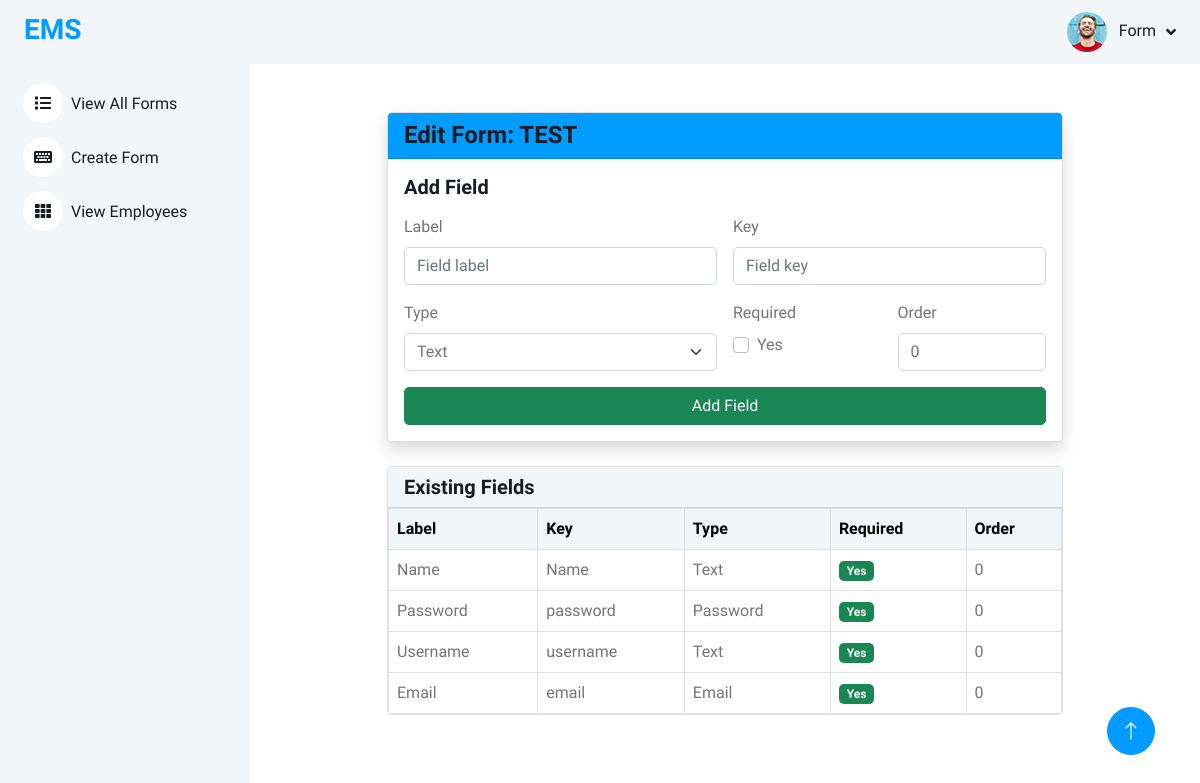
/forms/4/edit/ (signed in), run on the app's committed database.
### formsbuilder/models.py (models this page shows, shortened)
class DynamicForm(models.Model):
    name = models.CharField(max_length=200)
    description = models.TextField(blank=True, null=True)
    created_at = models.DateTimeField(auto_now_add=True)

class FormField(models.Model):
    FIELD_TYPES = [
        ('text','Text'),
        ('number','Number'),
        ('date','Date'),
        ('password','Password'),
        ('textarea','Textarea'),
        ('email','Email'),
    ]
    form = models.ForeignKey(DynamicForm, related_name='fields', on_delete=models.CASCADE)
    label = models.CharField(max_length=200)
    key = models.CharField(max_length=200)  # e.g. "employee_name"
    field_type = models.CharField(max_length=50, choices=FIELD_TYPES)
    required = models.BooleanField(default=False)
    order = models.PositiveIntegerField(default=0)
    class Meta:
        ordering = ['order']

### formsbuilder/views.py (the view, shortened to what this page needs)
# urls.py: path("<int:pk>/edit/", views.form_edit, name="form_edit"),
def form_edit(request, pk):
    form = get_object_or_404(DynamicForm, pk=pk)
    return render(request, "formsbuilder/form_edit.html", {"form": form})

### templates/formsbuilder/form_edit.html (shortened to what this page needs)
{% extends 'admin/admin_base.html' %}
{% load static %}
{% block content %}
<div class="container mt-5" style="max-width:700px;">
    <div class="card shadow mb-4">
        <div class="card-header bg-primary text-white">
            <h4 class="mb-0">Edit Form: {{ form.name }}</h4>
        </div>
        <div class="card-body">
            <h5 class="mb-3">Add Field</h5>
            <form method="post" class="row g-3">
                <div class="col-md-6">
                    <label for="label" class="form-label">Label</label>
                    <input type="text" name="label" id="label" class="form-control" required placeholder="Field label">
                </div>
                <div class="col-md-6">
                    <label for="key" class="form-label">Key</label>
                    <input type="text" name="key" id="key" class="form-control" required placeholder="Field key">
                </div>
                <div class="col-md-6">
                    <label for="field_type" class="form-label">Type</label>
                    <select name="field_type" id="field_type" class="form-select">
                        <option value="text">Text</option>
                    </select>
                </div>
                <div class="col-md-3">
                    <label for="required" class="form-label">Required</label>
                    <div class="form-check">
                        <input type="checkbox" name="required" id="required" class="form-check-input">
                        <label class="form-check-label" for="required">Yes</label>
                    </div>
                </div>
                <div class="col-md-3">
                    <label for="order" class="form-label">Order</label>
                    <input type="number" name="order" id="order" class="form-control" value="0" min="0">
                </div>
                <div class="col-12">
                    <button type="submit" class="btn btn-success w-100">Add Field</button>
                </div>
            </form>
        </div>
    </div>
    <div class="card">
        <div class="card-header bg-light">
            <h5 class="mb-0">Existing Fields</h5>
        </div>
        <div class="card-body p-0">
            <table class="table table-bordered mb-0">
                <thead class="table-light">
                    <tr>
                        <th>Label</th>
                        <th>Key</th>
                        <th>Type</th>
                        <th>Required</th>
                        <th>Order</th>
                    </tr>
                </thead>
                <tbody>
                    {% for field in form.fields.all %}
                        <tr>
                            <td>{{ field.label }}</td>
                            <td>{{ field.key }}</td>
                            <td>{{ field.field_type|capfirst }}</td>
                            <td>{% if field.required %}<span class="badge bg-success">Yes</span>{% else %}<span class="badge bg-secondary">No</span>{% endif %}</td>
                            <td>{{ field.order }}</td>
                        </tr>
                    {% empty %}
                        <tr><td colspan="5" class="text-center text-muted">No fields yet</td></tr>
                    {% endfor %}
                </tbody>
            </table>
        </div>
    </div>
</div>
{% endblock %}

### templates/admin/admin_base.html (shortened to what this page needs)
<!DOCTYPE html>
{% load static %}
<html lang="en">
<head>
    <link href="https://cdnjs.cloudflare.com/ajax/libs/font-awesome/5.10.0/css/all.min.css" rel="stylesheet">
    <link href="https://cdn.jsdelivr.net/npm/bootstrap-icons@1.4.1/font/bootstrap-icons.css" rel="stylesheet">
    <link href="{% static 'lib/owlcarousel/assets/owl.carousel.min.css' %}" rel="stylesheet">
    <link href="{% static 'lib/tempusdominus/css/tempusdominus-bootstrap-4.min.css' %}" rel="stylesheet" />
    <link href="{% static 'css/bootstrap.min.css' %}" rel="stylesheet">
    <link href="{% static 'css/style.css' %}" rel="stylesheet">
</head>
<body>
    <div class="container-xxl position-relative bg-white d-flex p-0">
        <div class="sidebar pe-4 pb-3">
            <nav class="navbar bg-light navbar-light">
                <a href="index.html" class="navbar-brand mx-4 mb-3">
                    <h3 class="text-primary"></i>EMS</h3>
                </a>
                <div class="navbar-nav w-100">
                    <a href="{% url 'form_list' %}" class="nav-item nav-link"><i class="fa fa-list me-2"></i>View All Forms</a>
                    <a href="{% url 'form_create' %}" class="nav-item nav-link"><i class="fa fa-keyboard me-2"></i>Create Form</a>
                    <a href="{% url 'view_employees' %}" class="nav-item nav-link"><i class="fa fa-th me-2"></i>View Employees</a>
                </div>
            </nav>
        </div>
        <div class="content">
            <nav class="navbar navbar-expand bg-light navbar-light sticky-top px-4 py-0">
                <div class="navbar-nav align-items-center ms-auto">
                    <div class="nav-item dropdown">
                        <a href="#" class="nav-link dropdown-toggle" data-bs-toggle="dropdown">
                            <img class="rounded-circle me-lg-2" src="{% static 'img/user.jpg' %}" alt="" style="width: 40px; height: 40px;">
                            <span class="d-none d-lg-inline-flex">{{ request.user.username|capfirst }}</span>
                        </a>
                    </div>
                </div>
            </nav>
{% block content %}
{% endblock %}
        <a href="#" class="btn btn-lg btn-primary btn-lg-square back-to-top"><i class="bi bi-arrow-up"></i></a>
    </div>
</body>
</html>

### static/css/style.css (style rules this page uses)
:root { --primary: #009CFF; --light: #F3F6F9; --dark: #191C24; }
.back-to-top { position: fixed; display: none; right: 45px; bottom: 45px; z-index: 99; }
.btn { transition: .5s; }
.btn.btn-primary { color: #FFFFFF; }
.btn-lg-square { width: 48px; height: 48px; }
.btn-square, .btn-sm-square, .btn-lg-square { padding: 0; display: inline-flex; align-items: center; justify-content: center; font-weight: normal; border-radius: 50px; }
.sidebar { position: fixed; top: 0; left: 0; bottom: 0; width: 250px; height: 100vh; overflow-y: auto; background: var(--light); transition: 0.5s; z-index: 999; }
.content { margin-left: 250px; min-height: 100vh; background: #FFFFFF; transition: 0.5s; }
@media (min-width: 992px) { .sidebar { margin-left: 0; } }
@media (min-width: 992px) { .content { width: calc(100% - 250px); } }
.sidebar .navbar .navbar-nav .nav-link { padding: 7px 20px; color: var(--dark); font-weight: 500; border-left: 3px solid var(--light); border-radius: 0 30px 30px 0; outline: none; }
.sidebar .navbar .navbar-nav .nav-link i { width: 40px; height: 40px; display: inline-flex; align-items: center; justify-content: center; background: #FFFFFF; border-radius: 40px; }
.content .navbar .navbar-nav .nav-link { margin-left: 25px; padding: 12px 0; color: var(--dark); outline: none; }
.content .navbar .dropdown-toggle::after { margin-left: 6px; vertical-align: middle; border: none; content: "\f107"; font-family: "Font Awesome 5 Free"; font-weight: 900; transition: .5s; }

### data on the page
DynamicForm: name "TEST"
FormField: label "Name", key "Name", field_type "Text", required "Yes", order "0"
FormField: label "Password", key "password", field_type "Password", required "Yes", order "0"
FormField: label "Username", key "username", field_type "Text", required "Yes", order "0"
FormField: label "Email", key "email", field_type "Email", required "Yes", order "0"

### other printed values
{{ request.user.username|capfirst }} "Form"
